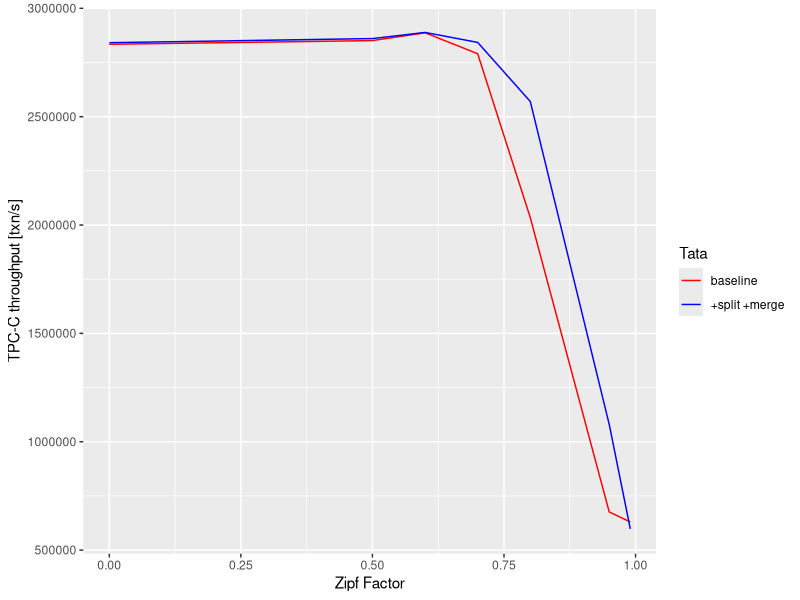

Here is the R script that generated this plot:
library(ggplot2)
library(sqldf)
library(Cairo)
library(stringr)
library(scales)
# TPC-C B: 100 warehouses, 120 threads, zipf variable [In-memory]

dev.set(0)
df=read.csv('./B.csv')
d=sqldf("select c_zipf_factor, c_cm_split, max(tx) tx  from df group by c_cm_split, c_zipf_factor")

tx <- ggplot(d, aes(c_zipf_factor, tx, color=factor(c_cm_split), group=c_cm_split)) + geom_line()
tx <- tx + scale_x_continuous(name="Zipf Factor") + scale_y_continuous(name="TPC-C throughput [txn/s]") + scale_color_manual(name="Tata", values=c("red", "blue"), labels=c("baseline", "+split +merge"))
print(tx)

CairoPDF("./B.pdf", bg="transparent")
dev.off()
